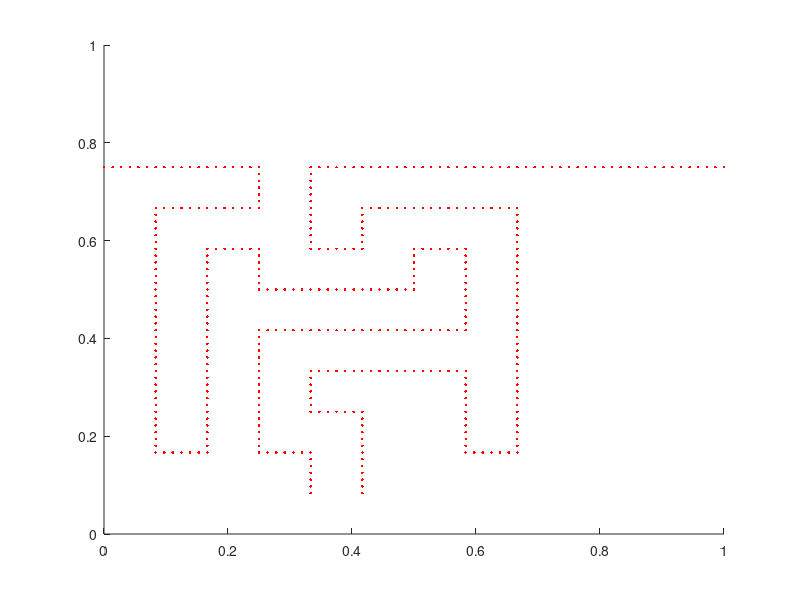

MATLAB code for this plot:
clear;

% DO NOT PUT ANYTHING EXCEPT 1 ON THE EDGES
% make sure its square
maze=[1,1,1,1,1,1,1,1,1,1,1,1;
    4,4,4,2,4,4,4,4,4,4,4,4;
    1,1,1,0,1,1,1,1,1,1,1,1;
    1,0,0,0,1,0,0,0,1,1,1,1;
    1,0,1,0,0,0,1,0,1,1,1,1;
    1,0,1,1,1,1,1,0,1,1,1,1;
    1,0,1,0,0,0,0,0,1,1,1,1;
    1,0,1,0,1,1,1,0,1,1,1,1;
    1,0,1,0,0,1,1,0,1,1,1,1;
    1,1,1,1,3,1,1,1,1,1,1,1;
    1,1,1,1,1,1,1,1,1,1,1,1;
    1,1,1,1,1,1,1,1,1,1,1,1];

N=72; % number of grid points (needs to divide maze size)
L=1.0; % size of grid
h=L/N; % spacing between grid points
ip=[(2:N),1];
im=[N,(1:(N-1))];
K=5000; % spring force of droplets
K2=5000; % spring force of wall
m=1; % mass of rigidbody points
grav=0.2; % gravity
rho=1; % fluid pressure
mu=0.1; % fluid parameter
tmax=5; % total time to simulate
dt=0.00005; % time stepping
clockmax=ceil(tmax/dt);

Ntemp=1*N/size(maze,1); % twice as many boundary points per fluid point ?
count=1;
for i=0:size(maze,1)-1 % i is distance from the top
    for j=0:size(maze,2)-1 % j is distance from the left
        if maze(i+1,j+1)==4 % horizontal wall
            for k=0:Ntemp
                wallpos(count+k,1)=L*(j)/size(maze,2) + k*L/(1*N);
                wallpos(count+k,2)=L*(1-(i+2)/size(maze,1));
            end
            count=count+Ntemp+1;
        end

        if (maze(i+1,j+1)~=1) && (maze(i+1,j+1)~=4) % normal path
            if ((maze(i,j+1)==1) || (maze(i,j+1)==4)) && (maze(i+1,j+1)~=2) % above
                for k=0:Ntemp
                    wallpos(count+k,1)=L*(j)/size(maze,2) + k*L/(1*N);
                    wallpos(count+k,2)=L*(1-(i+1)/size(maze,1));
                end
                count=count+Ntemp+1;
            end

            if ((maze(i+1,j)==1) || (maze(i,j+1)==4)) % left
                for k=0:Ntemp
                    wallpos(count+k,1)=L*(j)/size(maze,2);
                    wallpos(count+k,2)=L*(1-(i+1)/size(maze,1)) - k*L/(1*N);
                end
                count=count+Ntemp+1;
            end

            if ((maze(i+2,j+1)==1) || (maze(i,j+1)==4))  && (maze(i+1,j+1)~=3) % below
                for k=0:Ntemp
                    wallpos(count+k,1)=L*(j)/size(maze,2) + k*L/(1*N);
                    wallpos(count+k,2)=L*(1-(i+2)/size(maze,1));
                end
                count=count+Ntemp+1;
            end

            if ((maze(i+1,j+2)==1) || (maze(i,j+1)==4)) % right
                for k=0:Ntemp
                    wallpos(count+k,1)=L*(j+1)/size(maze,2);
                    wallpos(count+k,2)=L*(1-(i+1)/size(maze,1)) - k*L/(1*N);
                end
                count=count+Ntemp+1;
            end
        end
    end
end
wallpos = unique(wallpos,'rows'); % remove duplicates

% boundary points
Nb2=size(wallpos,1); % number of boundary points
X2=zeros(Nb2,2);
for k=0:size(wallpos,1)-1
  X2(k+1,1)=wallpos(k+1,1);
  X2(k+1,2)=wallpos(k+1,2);
end
Z2=X2; % target point position

Nb=4*20;
V=zeros(Nb,1); % target point velocity
X=zeros(Nb,2);
counter=1;
for i=1:4
    for j=1:20
        X(counter,1)=0.26+0.02*(i-1);
        X(counter,2)=0.75+0.02*(j-1);
        counter=counter+1;
    end
end
Z=X;

% initial fluid velocity
u=zeros(N,N,2);

% grid positions
xgrid=zeros(N,N);
ygrid=zeros(N,N);
for j=0:(N-1)
  xgrid(j+1,:)=j*h;
  ygrid(:,j+1)=j*h;
end

hold on
plot(X2(:,1),X2(:,2),'.r')
axis([0,L,0,L])
drawnow
hold off

